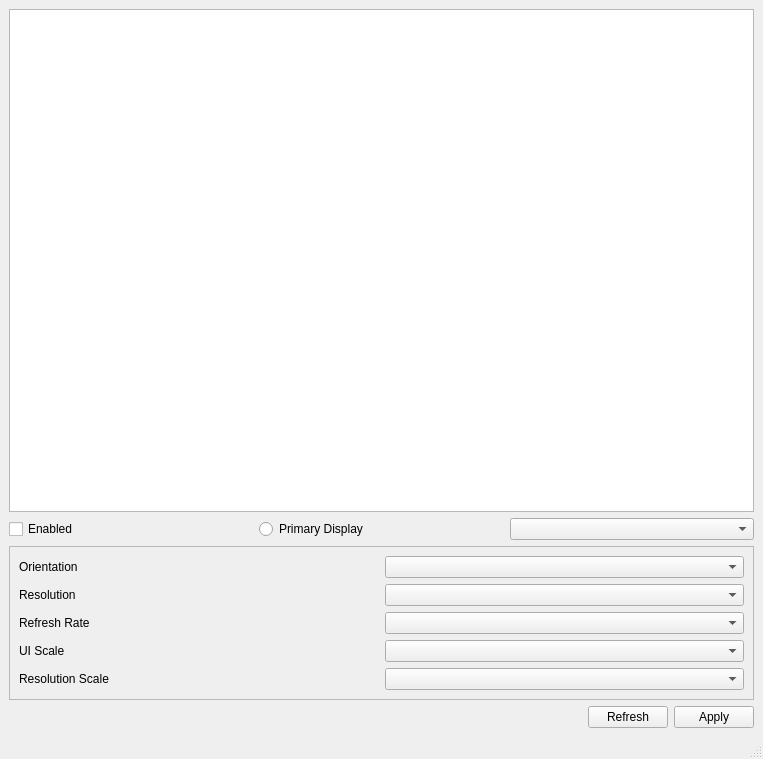
<?xml version="1.0" encoding="UTF-8"?>
<ui version="4.0">
    <class>MainWindow</class>
    <widget class="QMainWindow" name="MainWindow">
        <property name="geometry">
            <rect>
                <x>0</x>
                <y>0</y>
                <width>763</width>
                <height>759</height>
            </rect>
        </property>
        <property name="windowTitle">
            <string>ReScreen</string>
        </property>
        <property name="windowIcon">
            <iconset>
                <normaloff>icon_rounded.png</normaloff>icon_rounded.png
            </iconset>
        </property>
        <property name="autoFillBackground">
            <bool>false</bool>
        </property>
        <widget class="QWidget" name="centralwidget">
            <layout class="QHBoxLayout" name="horizontalLayout">
                <item>
                    <layout class="QVBoxLayout" name="verticalLayout">
                        <item>
                            <widget class="Preview" name="preview">
                                <property name="sizePolicy">
                                    <sizepolicy hsizetype="Expanding" vsizetype="Expanding">
                                        <horstretch>0</horstretch>
                                        <verstretch>0</verstretch>
                                    </sizepolicy>
                                </property>
                            </widget>
                        </item>
                        <item>
                            <layout class="QGridLayout" name="gridLayout">
                                <item row="0" column="3">
                                    <widget class="QComboBox" name="display_selection_dropdown"/>
                                </item>
                                <item row="0" column="0">
                                    <widget class="QCheckBox" name="enabled_checkbox">
                                        <property name="text">
                                            <string>Enabled</string>
                                        </property>
                                    </widget>
                                </item>
                                <item row="0" column="1">
                                    <widget class="QRadioButton" name="primary_display_radio">
                                        <property name="text">
                                            <string>Primary Display</string>
                                        </property>
                                    </widget>
                                </item>
                            </layout>
                        </item>
                        <item>
                            <widget class="QFrame" name="frame">
                                <property name="frameShape">
                                    <enum>QFrame::StyledPanel</enum>
                                </property>
                                <property name="frameShadow">
                                    <enum>QFrame::Raised</enum>
                                </property>
                                <layout class="QVBoxLayout" name="verticalLayout_3">
                                    <item>
                                        <layout class="QGridLayout" name="gridLayout_2">
                                            <item row="2" column="0">
                                                <widget class="QLabel" name="refresh_rate_label">
                                                    <property name="text">
                                                        <string>Refresh Rate</string>
                                                    </property>
                                                </widget>
                                            </item>
                                            <item row="2" column="1">
                                                <widget class="QComboBox" name="refresh_rate_dropdown"/>
                                            </item>
                                            <item row="1" column="1">
                                                <widget class="QComboBox" name="resolution_dropdown"/>
                                            </item>
                                            <item row="3" column="1">
                                                <widget class="QComboBox" name="ui_scale_dropdown"/>
                                            </item>
                                            <item row="4" column="0">
                                                <widget class="QLabel" name="resolution_scale_label">
                                                    <property name="text">
                                                        <string>Resolution Scale</string>
                                                    </property>
                                                </widget>
                                            </item>
                                            <item row="0" column="0">
                                                <widget class="QLabel" name="orientation_label">
                                                    <property name="text">
                                                        <string>Orientation</string>
                                                    </property>
                                                </widget>
                                            </item>
                                            <item row="3" column="0">
                                                <widget class="QLabel" name="ui_scale_label">
                                                    <property name="text">
                                                        <string>UI Scale</string>
                                                    </property>
                                                </widget>
                                            </item>
                                            <item row="4" column="1">
                                                <widget class="QComboBox" name="resolution_scale_dropdown"/>
                                            </item>
                                            <item row="1" column="0">
                                                <widget class="QLabel" name="resolution_label">
                                                    <property name="text">
                                                        <string>Resolution</string>
                                                    </property>
                                                </widget>
                                            </item>
                                            <item row="0" column="1">
                                                <widget class="QComboBox" name="orientation_dropdown"/>
                                            </item>
                                        </layout>
                                    </item>
                                </layout>
                            </widget>
                        </item>
                        <item>
                            <layout class="QVBoxLayout" name="verticalLayout_4">
                                <item>
                                    <layout class="QHBoxLayout" name="horizontalLayout_2">
                                        <item>
                                            <spacer name="horizontalSpacer">
                                                <property name="orientation">
                                                    <enum>Qt::Horizontal</enum>
                                                </property>
                                                <property name="sizeHint" stdset="0">
                                                    <size>
                                                        <width>40</width>
                                                        <height>20</height>
                                                    </size>
                                                </property>
                                            </spacer>
                                        </item>
                                        <item>
                                            <widget class="QPushButton" name="refresh_button">
                                                <property name="text">
                                                    <string>Refresh</string>
                                                </property>
                                            </widget>
                                        </item>
                                        <item>
                                            <widget class="QPushButton" name="apply_button">
                                                <property name="text">
                                                    <string>Apply</string>
                                                </property>
                                            </widget>
                                        </item>
                                    </layout>
                                </item>
                            </layout>
                        </item>
                    </layout>
                </item>
            </layout>
        </widget>
        <widget class="QMenuBar" name="menubar">
            <property name="geometry">
                <rect>
                    <x>0</x>
                    <y>0</y>
                    <width>763</width>
                    <height>28</height>
                </rect>
            </property>
        </widget>
        <widget class="QStatusBar" name="statusbar"/>
    </widget>
    <customwidgets>
        <customwidget>
            <class>Preview</class>
            <extends>QGraphicsView</extends>
            <header>ui.preview</header>
        </customwidget>
    </customwidgets>
    <resources/>
    <connections/>
</ui>
